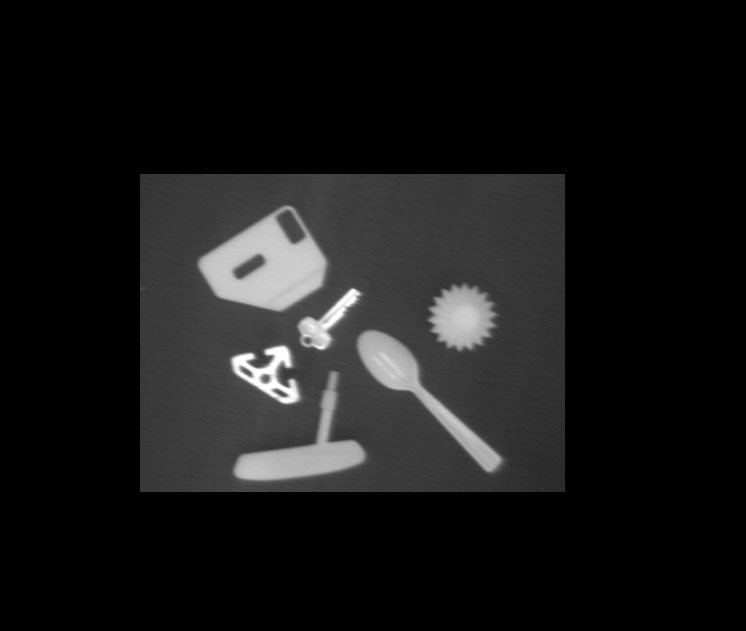
//> input picture cv_hw1_cpp/data/many_objects_1.png, 746 x 631 px
$ ./p1_object_attributes 100   (built with g++ and OpenCV 4)
//> lines starting //> are read from the running program, lines starting //| are printed output that depends on the picture; after the words box and inside, x2 and y2 are one past the last pixel; in counts of white or black regions, pixels touching at a corner belong together
//> further down, img is the input picture: 631 rows x 746 cols, CV_8UC3; min 0, max 254, mean 23.5
#include <iostream>
#include <opencv2/highgui/highgui.hpp>
#include <opencv2/opencv.hpp>
#include <opencv2/core/mat.hpp>
#include <cstring>
#include <cmath>
#include <fstream>

// Binarize the gray_image.

const float32_t PI = 3.14159265358979;
class Union_Set
{
    public:
        std::vector<uint16_t> parent;
        uint16_t size;

        Union_Set()
        {
            size = 10;
            parent = std::vector<uint16_t>(size,0);
            for(uint16_t i=0;i<parent.size();i++)
                parent[i]=i;
        }
        Union_Set(uint16_t label)
        {
            size = label;
            parent = std::vector<uint16_t>(size);
            for(uint16_t i=0;i<parent.size();i++)
                parent[i]=i;
        }
        uint16_t find(uint16_t x)
        {
            return parent[x] == x ? x : parent[x] = find(parent[x]);
        }
        void Union(uint16_t cur, uint16_t label)
        {
            if(cur >= size || label >= size)
            {
                uint16_t original_size = size;
                size = (cur >= label) ? cur * 2 : label * 2;
                parent.resize(size);
                for(uint16_t i=original_size;i<size;i++)
                    parent[i]=i;
            }

            parent[find(cur)] = find(label);
        }
};

void my_print(std::vector<std::map<std::string, float32_t> > &attribute_list)
{
    std::fstream file;
    file.open("./output/attributes.txt",std::ios::out | std::ios::app);
    for(int i=0;i<attribute_list.size();i++)
    {
        auto attribute = attribute_list[i];
        std::cout << "object " << i+1 << std::endl;
        file << "object " << i+1 << std::endl;
        for (auto it = attribute.begin();it != attribute.end(); it = std::next(it,1))
        {
            std::cout << (*it).first << ": " << (*it).second << std::endl;
            file << (*it).first << ": " << (*it).second << std::endl;
        }
        std::cout << "---------------------------------------" << std::endl << std::endl;
        file <<  "---------------------------------------" << std::endl << std::endl;
    }
    file.close();
}

cv::Mat binarize(cv::Mat gray_image, int threshval)
{
//> called with threshval = 100
    try
    {
        assert(gray_image.dims == 2);
    }
    catch(const std::exception& e)
    {
        std::cerr << "The dim of the gray_image is not 2! " << '\n';
        exit(-1);
    }
    int rows=gray_image.rows;
//> rows = 631
    int cols=gray_image.cols;
//> cols = 746
    // Copy the data to binary_image.
    cv::Mat binary_image;
    gray_image.copyTo(binary_image);
    for(int i=0; i<rows; i++)
    {
        uint8_t *rowi=binary_image.ptr<uint8_t>(i);
        for(int j=0; j<cols; j++)
        {
            if (rowi[j] <= threshval)
                rowi[j] = 0;
            else
                rowi[j] = 255;
        }
    }
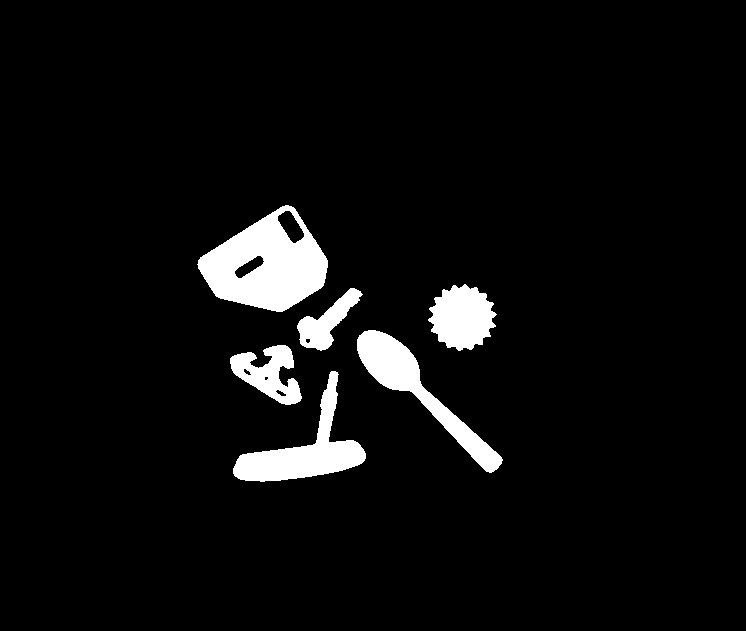
//> binary_image: 631 rows x 746 cols, CV_8UC1; 5.2% white; 6 white regions, box (x1, y1, x2, y2) and area: (197, 205, 328, 312) 8217, (233, 371, 366, 482) 4682, (357, 330, 503, 473) 4609, (428, 284, 497, 351) 3184, (230, 345, 302, 405) 2248, (297, 288, 363, 351) 1637
    return binary_image;
}

cv::Mat label(cv::Mat binary_image)
{
    // Finding neighbors.
    std::function<std::vector<uint16_t>(uint16_t,uint16_t,cv::Mat)> prior_neighbors = [](uint16_t i,uint16_t j, cv::Mat labeled_image)
    {
        std::vector<uint16_t> neighbors;
        if(i > 0)
        {
            // read the element of the labeled image.
            const uint16_t *const rowi_minus = labeled_image.ptr<uint16_t>(i-1);
            if(rowi_minus[j] > 0)
                neighbors.push_back(rowi_minus[j]);
        }
        if(j > 0)
        {
            const uint16_t *const rowi = labeled_image.ptr<uint16_t> (i);
            if(rowi[j-1] > 0)
                neighbors.push_back(rowi[j-1]);
        }
        return neighbors;
    };
    // Initialize the union set.
    Union_Set parents;
    int rows = binary_image.rows, cols = binary_image.cols;
//> rows = 631; cols = 746
    cv::Mat labeled_image(rows,cols,CV_16U,cv::Scalar(0));
    uint16_t label_counter = 0;

    // The first pass.
    for(int i=0;i<rows;i++)
    {
        const uint16_t* binary_image_rowi = binary_image.ptr<uint16_t>(i);
        uint16_t* labeled_image_rowi = labeled_image.ptr<uint16_t>(i);
        for(int j=0;j<cols;j++)
        {
            if(binary_image_rowi[j] == 0)
                continue;
            std::vector<uint16_t> neighbors = prior_neighbors(i,j,labeled_image);
            if(neighbors.size()==0)
            {
                label_counter += 1;
                // write to the labeled image.
                labeled_image.at<uint16_t>(i,j)=label_counter;
            }
            else
            {
                labeled_image_rowi[j] = *(std::min_element(neighbors.begin(),neighbors.end()));
                uint16_t cur = labeled_image_rowi[j];
                for(uint16_t label: neighbors)
                {
                    if(label != labeled_image_rowi[j])
                        parents.Union(cur, label);
                }
            }
        }
    }
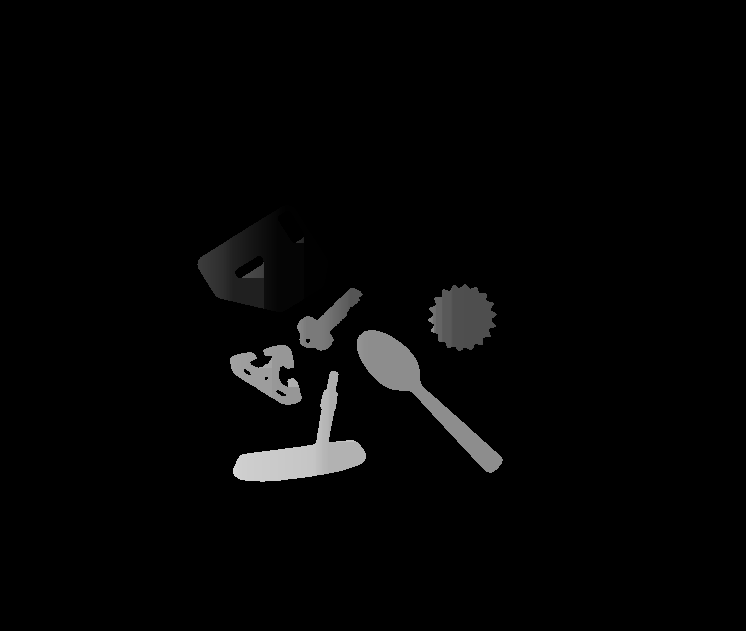
//> labeled_image: 631 rows x 746 cols, CV_16UC1; min 0, max 214, mean 5.3
//> after the loop, label_counter = 214
    // The second pass.
    uint16_t maximum_label_level=0;
    for(int i=0;i<rows;i++)
    {
        const uint16_t* binary_image_rowi = binary_image.ptr<uint16_t>(i);
        uint16_t* labeled_image_rowi = labeled_image.ptr<uint16_t>(i);
        for(int j=0;j<cols;j++)
        {
            uint16_t currentLabel = (uint16_t)parents.find(labeled_image_rowi[j]);
            labeled_image.at<uint16_t>(i,j) = currentLabel;
            maximum_label_level = (maximum_label_level > currentLabel) ? maximum_label_level : currentLabel;
        }
    }
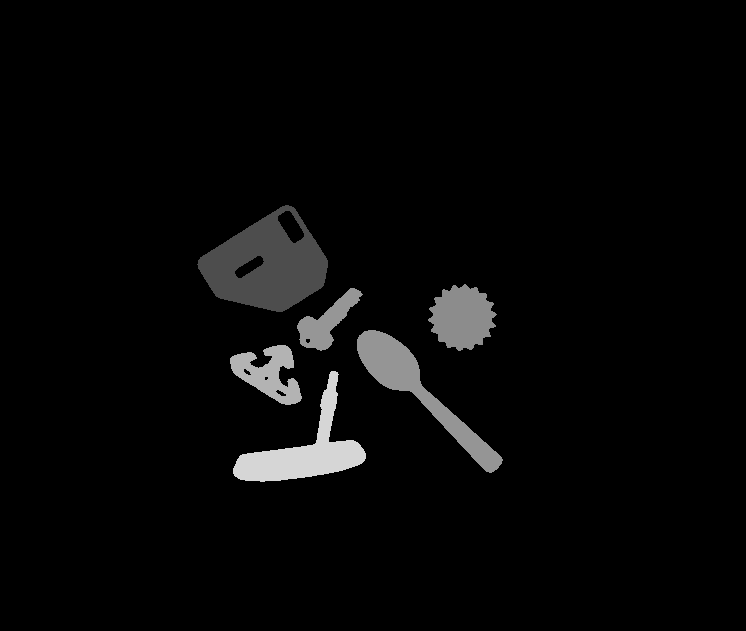
//> labeled_image: 631 rows x 746 cols, CV_16UC1; 5.22% of pixels changed, all inside (x1, y1, x2, y2) = (197, 205, 503, 482)
//> after the loop, maximum_label_level = 214
    return labeled_image;
}

void get_attribute(cv::Mat labeled_image)
{
    int height=labeled_image.rows,width = labeled_image.cols;
//> height = 631; width = 746

    std::set <uint16_t> label_level; // Hash set for adding numbers.
    for (int i = 0; i < height; i++)
    {
        // labeled image should be read only.
        const uint16_t *labeled_image_rowi = labeled_image.ptr<uint16_t>(i);
        for (int j = 0; j < width; j++)
        {
            uint16_t current_label = labeled_image_rowi[j];
            if (label_level.find(current_label) == label_level.end() && current_label != 0)
                label_level.insert(current_label);  // Find non-repeat label to insert.
        }
    }
//> after the loop, label_level = 6 items

    std::vector<cv::Mat> picture_list;
    for(int label: label_level)
    {
        cv::Mat current_label_img(height,width,CV_16U,cv::Scalar(0));   // Initialize the image.
        for(int i = 0; i < height; i++)
        {
            const uint16_t *labeled_image_rowi = labeled_image.ptr<uint16_t>(i);
            for(int j = 0;j<width; j++)
            {
                uint16_t current_label = labeled_image_rowi[j];
                if (current_label != label)
                    current_label_img.at<uint16_t> (i,j) = 0;
                else
                    current_label_img.at<uint16_t> (i,j) = label;
            }
        }
        picture_list.push_back(current_label_img);
    }
//> this loop made 6 passes

//> (the run ends here: the program needs code that is not available in this run, at `std::vector<std::map<std::string, float32_t> > attribute_list;`)
